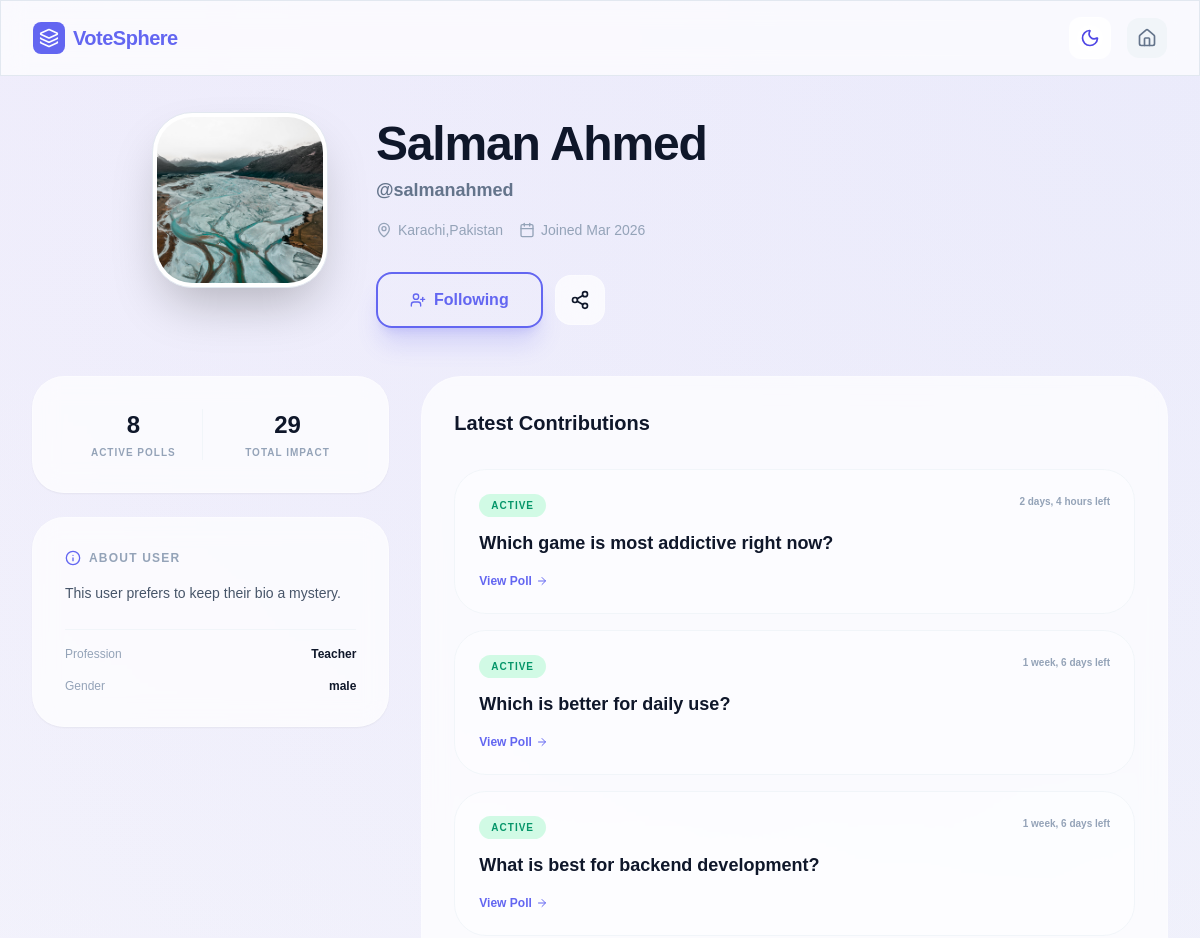
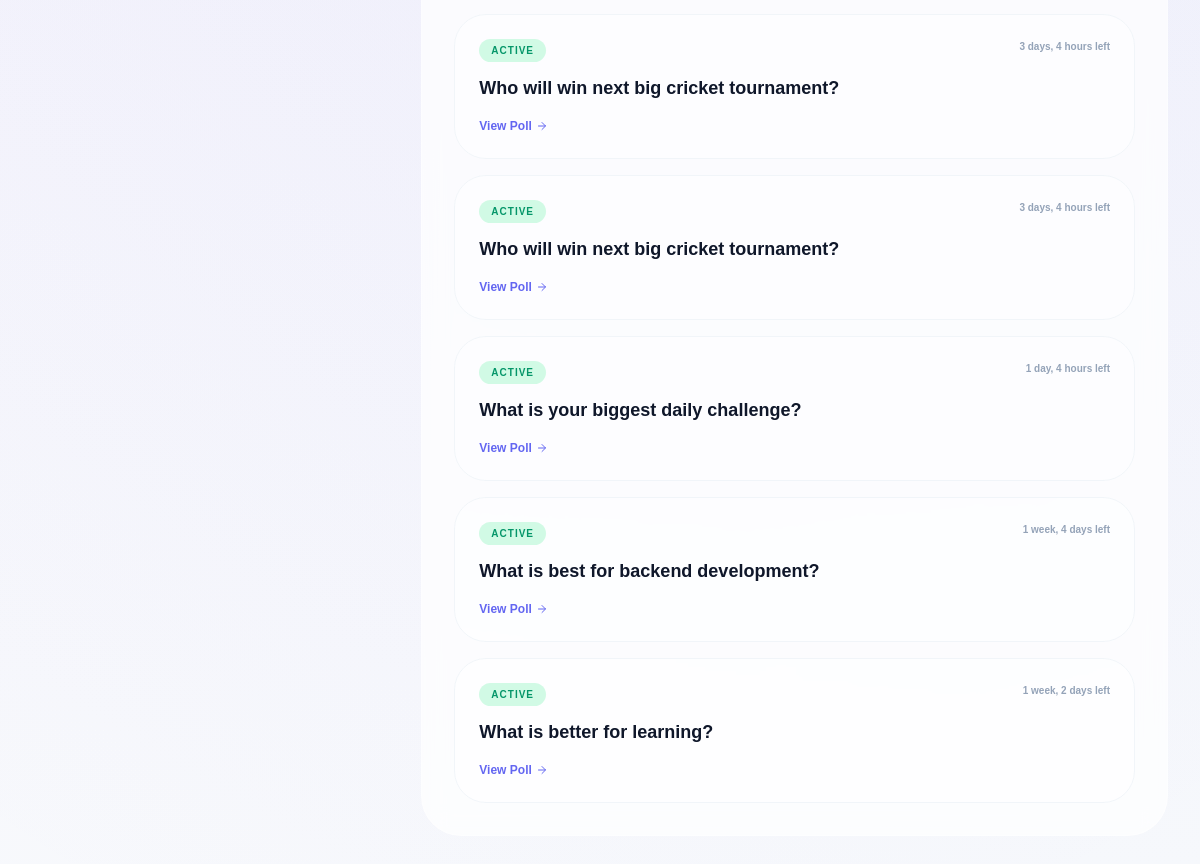
The page /user/user_profile/9 (signed in) on the database its author committed (2 pictures, top to bottom).
### users/models.py (models this page shows, shortened)
class UserProfile(models.Model):
    user_id = models.OneToOneField(User,on_delete=models.CASCADE,primary_key=True,related_name='profile')
    profile_picture = models.ImageField(
        upload_to='images/profile_pictures/%Y/%m/%d/',
        validators=[FileExtensionValidator(
            allowed_extensions=['jpg','jpeg','png','webp', 'gif'],
            message="Only this image formates are allowed: jpg, jpeg, gif, png, webp.")],
          blank=True, null=True
        )
    bio = models.TextField(blank=True, max_length=300)
    location = models.CharField(max_length=150, blank=True)
    birth_date = models.DateField(blank=True,null=True)
    created_at = models.DateTimeField(auto_now_add=True)
    uploaded_at = models.DateTimeField(auto_now_add=True)

class Ext_User(models.Model):
    user_id = models.OneToOneField(User,on_delete=models.CASCADE,primary_key=True)
    gender = models.CharField(max_length=10)
    profession= models.CharField(max_length=100)

### questonaries/models.py (models this page shows)
class Question(models.Model):
    ques = models.TextField(null=False)
    q_desc = models.TextField(null=True)
    expiry = models.DateTimeField()
    hashtags = models.TextField(null=True)
    img = models.ImageField(
        upload_to='images/Ques_Covers/%Y/%m/%d/',
        validators=[FileExtensionValidator(
            allowed_extensions=['jpg','jpeg','png','webp', 'gif'],
            message="Only this image formates are allowed: jpg, jpeg, gif, png, webp.")],
          blank=True, null=True
        )
    u_id = models.ForeignKey(User,on_delete=models.CASCADE)
    cat_id = models.ForeignKey(Category,on_delete=models.PROTECT)
    created_at= models.DateTimeField(auto_now_add=True)

### users/views.py (the view)
def other_profile_view(req,id):
    try:
        profile = UserProfile.objects.get(user_id=id)
    except UserProfile.DoesNotExist:
        profile = None
    now = timezone.now()
    active_pole = Question.objects.filter(u_id=id, expiry__gt=now)
    t_pole = active_pole.count()
    vote_cast = 0
    for q in active_pole:
        vote_cast += Vote_Click.objects.filter(opt_id__q_id=q.id).count()
    isFolowed = Folowers.objects.filter(user_folow=profile.user_id,folower=req.user).first()
    if isFolowed:
        isFolowed=True
        print(True)
    else:
        isFolowed=False
        print(False)
    context = {
        'profile': profile,
        'pole': t_pole,
        'votes': vote_cast,
        'active_poles':active_pole,
        'isFolowed':isFolowed,
    }
    return render(req, "users/other_profile.html", context)

### users/Templates/users/other_profile.html (shortened to what this page needs)
{% load static %}
<!DOCTYPE html>
<html lang="en" class="scroll-smooth">
<head>
    <link href="{% static 'home/links/font.css' %}" rel="stylesheet">
        <script src="{% static 'home/links/tailwind.css' %}"></script>
</head>
<body class="bg-[#f8fafc] dark:bg-slate-950 text-slate-900 dark:text-slate-100 transition-colors duration-300 profile-header-gradient min-h-screen">
    <nav class="fixed top-0 w-full z-40 glass border-b border-slate-200 dark:border-slate-800 px-4 md:px-8 py-4 flex justify-between items-center">
        <a href="{% url 'home' %}" class="flex items-center gap-2 font-bold text-lg md:text-xl tracking-tight text-primary">
            <div class="w-8 h-8 bg-primary rounded-lg flex items-center justify-center text-white">
                <i data-lucide="layers" class="w-5 h-5"></i>
            </div>
            <span>VoteSphere</span>
        </a>
        <div class="flex items-center gap-4">
            <button id="theme-toggle" class="p-2.5 rounded-xl glass hover:scale-105 transition-transform">
                <i data-lucide="moon" class="w-5 h-5 dark:hidden text-indigo-600"></i>
            </button>
            <a href="{% url 'feeds' %}" class="p-2.5 rounded-xl bg-slate-100 dark:bg-slate-800 text-slate-500">
                <i data-lucide="home" class="w-5 h-5"></i>
            </a>
        </div>
    </nav>
    <main class="pt-28 pb-12 px-4 sm:px-6 lg:px-8 max-w-7xl mx-auto">
        <div class="mb-12 flex justify-center">
            <div class="flex flex-col md:flex-row items-center md:items-start gap-8 md:gap-12 w-full max-w-4xl">
                <div class="relative shrink-0 group">
                    <div class="w-32 h-32 sm:w-40 sm:h-40 md:w-44 md:h-44 rounded-[2.5rem] p-1 bg-white dark:bg-slate-900 shadow-2xl border border-slate-200 dark:border-slate-800">
                        <img src="{% if profile.profile_picture %}{{ profile.profile_picture.url }}{% else %}https://api.dicebear.com/7.x/avataaars/svg?seed={{ profile.user_id.username }}{% endif %}"
                             class="w-full h-full object-cover rounded-[2.2rem]">
                    </div>
                </div>
                <div class="flex-1 text-center md:text-left pt-2">
                    <div class="flex flex-col md:flex-row md:items-center gap-3 mb-2">
                        <h1 class="text-3xl md:text-5xl font-black text-slate-900 dark:text-white tracking-tight">
                            {{ profile.user_id.first_name }} {{ profile.user_id.last_name }}
                        </h1>
                    </div>
                    <p class="text-slate-500 dark:text-slate-400 font-bold text-lg mb-4">@{{ profile.user_id.username }}</p>
                    <div class="flex flex-wrap justify-center md:justify-start gap-4 text-sm text-slate-400 mb-8">
                        <span class="flex items-center gap-1.5"><i data-lucide="map-pin" class="w-4 h-4"></i> {{ profile.location|default:"Global Citizen" }}</span>
                        <span class="flex items-center gap-1.5"><i data-lucide="calendar" class="w-4 h-4"></i> Joined {{ profile.user_id.date_joined|date:"M Y" }}</span>
                    </div>
                    <div class="flex items-center justify-center md:justify-start gap-3">
                         {% if isFolowed %}
                         <a href="{% url 'folow' profile.user_id.id %}" class="px-8 py-3.5 bg-transparent text-primary border-primary border-[2px] font-bold rounded-2xl shadow-xl shadow-indigo-500/20 hover:bg-indigo-600 transition-all flex items-center gap-2">
                             <i data-lucide="user-plus" class="w-4 h-4"></i> Following
                         </a>
                         {%else%}
                         <a href="{% url 'folow' profile.user_id.id %}" class="px-8 py-3.5 bg-primary  text-white font-bold rounded-2xl shadow-xl shadow-indigo-500/20 hover:bg-indigo-600 transition-all flex items-center gap-2">
                            <i data-lucide="user-plus" class="w-4 h-4"></i> Follow
                        </a>
                        {% endif %}
                        <button class="p-3.5 glass rounded-2xl hover:bg-white dark:hover:bg-slate-800 transition-colors">
                            <i data-lucide="share-2" class="w-5 h-5"></i>
                        </button>
                    </div>
                </div>
            </div>
        </div>
        <div class="grid grid-cols-1 lg:grid-cols-12 gap-8">
            <div class="lg:col-span-4 space-y-6">
                <div class="glass p-8 rounded-[2rem] shadow-sm grid grid-cols-2 gap-4">
                    <div class="text-center border-r border-slate-100 dark:border-slate-800">
                        <span class="block text-2xl font-black text-slate-900 dark:text-white">{{ pole }}</span>
                        <span class="text-[10px] font-bold text-slate-400 uppercase tracking-widest mt-1 block">Active Polls</span>
                    </div>
                    <div class="text-center">
                        <span class="block text-2xl font-black text-slate-900 dark:text-white">{{ votes }}</span>
                        <span class="text-[10px] font-bold text-slate-400 uppercase tracking-widest mt-1 block">Total Impact</span>
                    </div>
                </div>
                <div class="glass p-8 rounded-[2rem] shadow-sm">
                    <h3 class="text-xs font-bold text-slate-400 uppercase tracking-widest mb-4 flex items-center gap-2">
                        <i data-lucide="info" class="w-4 h-4 text-primary"></i> About User
                    </h3>
                    <p class="text-slate-600 dark:text-slate-400 text-sm leading-relaxed mb-6">
                        {{ profile.bio|default:"This user prefers to keep their bio a mystery." }}
                    </p>
                    <div class="space-y-4 pt-4 border-t border-slate-100 dark:border-slate-800">
                        <div class="flex items-center justify-between text-xs">
                            <span class="text-slate-400">Profession</span>
                            <span class="font-bold">{{ profile.user_id.ext_user.profession|default:"Enthusiast" }}</span>
                        </div>
                        <div class="flex items-center justify-between text-xs">
                            <span class="text-slate-400">Gender</span>
                            <span class="font-bold">{{ profile.user_id.ext_user.gender|default:"Not specified" }}</span>
                        </div>
                    </div>
                </div>
            </div>
            <div class="lg:col-span-8">
                <div class="glass rounded-[2.5rem] p-6 md:p-8 h-full">
                    <h3 class="text-xl font-black text-slate-900 dark:text-white mb-8">Latest Contributions</h3>
                    <div class="space-y-4">
                        {% for q in active_poles %}
                        <div class="p-6 rounded-[2rem] bg-white/40 dark:bg-slate-800/20 border border-slate-100 dark:border-slate-800 hover:border-primary/50 transition-all group">
                            <div class="flex justify-between items-start mb-3">
                                <span class="px-3 py-1 bg-emerald-100 dark:bg-emerald-900/30 text-emerald-600 dark:text-emerald-400 text-[10px] font-black uppercase tracking-widest rounded-full">Active</span>
                                <span class="text-[10px] text-slate-400 font-bold">{{ q.expiry|timeuntil }} left</span>
                            </div>
                            <h4 class="font-bold text-slate-900 dark:text-white group-hover:text-primary transition-colors text-lg mb-4">{{ q.ques }}</h4>
                            <div class="flex items-center gap-4">
                                <a href="{% url 'voting_pole' q.id %}" class="text-xs font-black text-primary flex items-center gap-1">
                                    View Poll <i data-lucide="arrow-right" class="w-3 h-3"></i>
                                </a>
                            </div>
                        </div>
                        {% endfor %}
                    </div>
                </div>
            </div>
        </div>
    </main>
</body>
</html>

### users/Templates/users/other_profile.html (style rules this page uses)
body { font-family: 'Plus Jakarta Sans', sans-serif; -webkit-tap-highlight-color: transparent; }
.glass { background: rgba(255, 255, 255, 0.7); backdrop-filter: blur(12px); -webkit-backdrop-filter: blur(12px); border: 1px solid rgba(255, 255, 255, 0.3); }
.profile-header-gradient { background: radial-gradient(circle at top right, rgba(99, 102, 241, 0.08), transparent), radial-gradient(circle at top left, rgba(168, 85, 247, 0.05), transparent); }

### rows shown on the page
UserProfile: profile_picture (picture), user_id.first_name "Salman", user_id.last_name "Ahmed", user_id.username "salmanahmed", location "Karachi,Pakistan", user_id.date_joined "Mar 2026", bio "This user prefers to keep their bio a mystery.", user_id.ext_user.profession "Teacher", user_id.ext_user.gender "male"
Question: expiry "2 days, 4 hours", ques "Which game is most addictive right now?"
Question: expiry "1 week, 6 days", ques "Which is better for daily use?"
Question: expiry "1 week, 6 days", ques "What is best for backend development?"
Question: expiry "3 days, 4 hours", ques "Who will win next big cricket tournament?"
Question: expiry "3 days, 4 hours", ques "Who will win next big cricket tournament?"
Question: expiry "1 day, 4 hours", ques "What is your biggest daily challenge?"
Question: expiry "1 week, 4 days", ques "What is best for backend development?"
Question: expiry "1 week, 2 days", ques "What is better for learning?"

### other values the page prints
{{ pole }} "8"
{{ votes }} "29"
